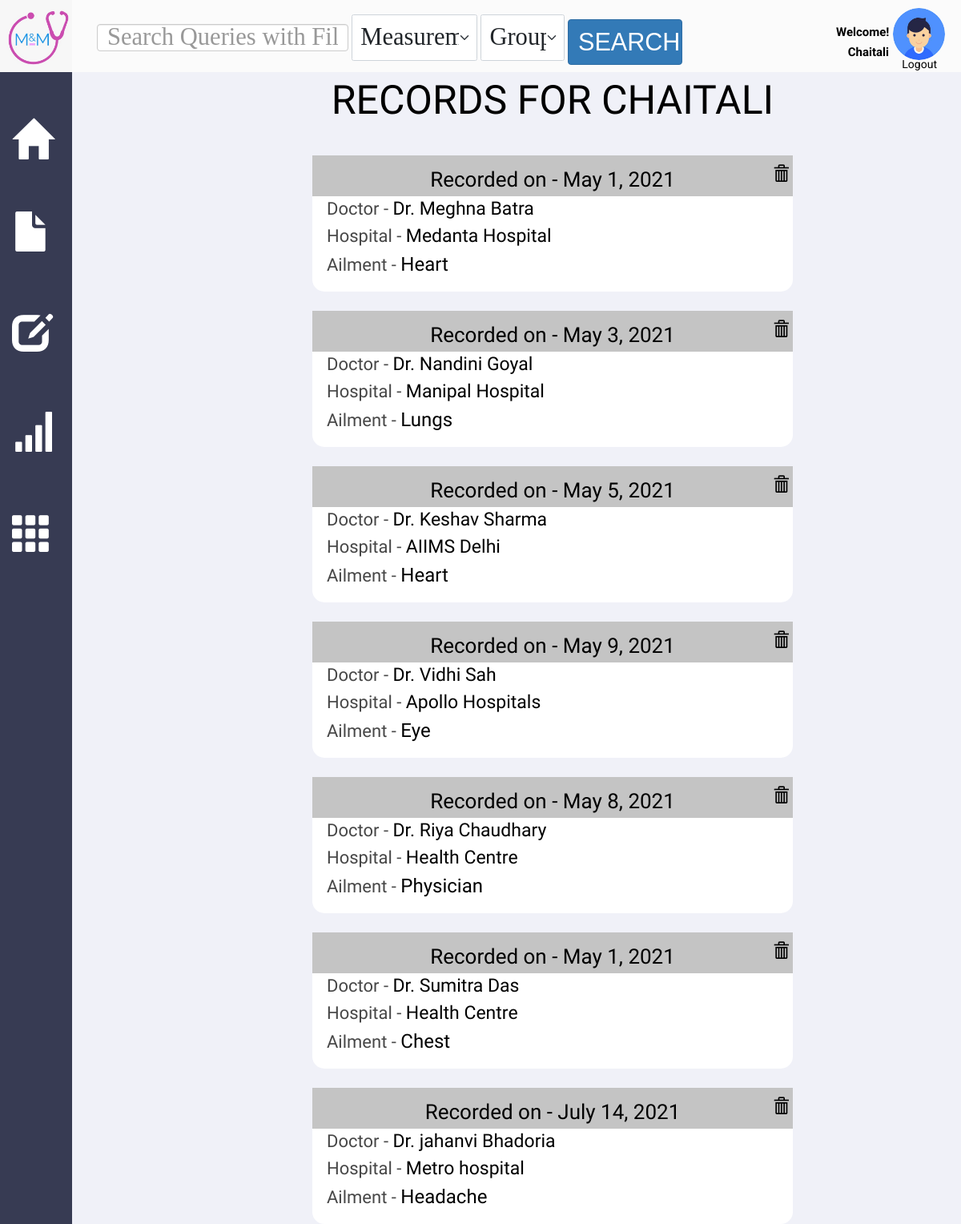
The app's page /record/view/ (signed in) with its own data.
### Record/models.py (models this page shows)
class Record(models.Model):
    patient = models.ForeignKey(User, on_delete=models.CASCADE)
    date = models.DateTimeField(default=timezone.now)
    doctor_name = models.CharField(max_length=100, blank=True)
    hospital_name = models.CharField(max_length=100, blank=True)
    ailment_type = models.CharField(max_length=100)

### Record/views.py (the view)
# urls.py: path('view/', views.view_records, name="view_records"),
def view_records(request):
    user = request.user
    if user.is_authenticated:
        records = Record.objects.filter(patient=user)
        print(records)
        return render(request, "view_records.html", {'records': records})
    return redirect('/login')

### Record/templates/view_records.html (shortened to what this page needs)
{% extends "base_page.html" %}
{% load static %}
{% block content %}
	<div class="v553_87">
		<div class="records_for">
				Records for {{user}}
		</div>
		{% for record in records %}
		<div class="record_box" onclick="directTo({{record.pk}})">
			<div class="v800">
			</div>
			<span class="record_date" >
				Recorded on - {{record.date.date}}
				<a href="/record/delete/{{ record.pk }}/" style="text-decoration: none; color: inherit;" onclick="return confirmation()">
					<span class="glyphicon glyphicon-trash" id="delete-icon"></span>
				</a>
			</span>
			<span class="record_doctor">
				<span class="doctor_label">
					Doctor -
				</span>
				<span class="doctor_name">
					{{record.doctor_name}}
				</span>
			</span>
			<span class="record_hospital">
				<span class="hospital_label">
					Hospital -
				</span>
				<span class="hospital_name">
					{{record.hospital_name}}
				</span>
			</span>
			<span class="record_ailment">
				<span class="ailment_label">
					Ailment  -
				</span>
				<span class="ailment">
					{{record.ailment_type}}
				</span>
			</span>
		</div>
		{% endfor %}
	</div>
{% endblock %}

### UserProfile/templates/base_page.html (shortened to what this page needs)
{% load static %}
<!DOCTYPE html>
<html>
    <head>
        <link href="{% static 'css/base_page.css' %}" rel="stylesheet" />
        <link href="{% static 'css/medicines_main.css' %}" rel="stylesheet" />
        <link href="{% static 'css/show_med.css' %}" rel="stylesheet"/>
        <link href="{% static 'css/dashboard1.css' %}" rel="stylesheet" />
        <link href="{% static 'css/allergy_form.css' %}" rel="stylesheet" />
        <link href="{% static 'css/allergy_main.css' %}" rel="stylesheet"/>
        <link href="{% static 'css/report_view.css' %}" rel="stylesheet" />
        <link href="{% static 'css/report_form.css' %}" rel="stylesheet" />
        <link href="{% static 'css/record_view.css' %}" rel="stylesheet" />
        <link href="{% static 'css/record_form.css' %}" rel="stylesheet" />
        <link href="{% static 'css/measurement.css' %}" rel="stylesheet" />
        <link href="{% static 'css/measurement_group_form.css' %}" rel="stylesheet" />
        <link href="{% static 'css/medicine_form.css' %}" rel="stylesheet" />
        <link href="{% static 'css/chart.css' %}" rel="stylesheet" />
        <link href="{% static 'css/blog.css' %}" rel="stylesheet" />
        <link rel="stylesheet" href="https://maxcdn.bootstrapcdn.com/bootstrap/3.3.7/css/bootstrap.min.css">
        <link href="{% static 'css/add_files.css' %}" rel="stylesheet" />
        <link href="{% static 'css/view_record.css' %}" rel="stylesheet" />
        <link href="{% static 'css/view_allergy.css' %}" rel="stylesheet" />
        <link href="{% static 'css/view_report.css' %}" rel="stylesheet" />
        <link href="https://cdn.jsdelivr.net/npm/bootstrap@5.0.0/dist/css/bootstrap.min.css" rel="stylesheet">
        <link rel="stylesheet" href="https://maxcdn.bootstrapcdn.com/bootstrap/3.3.7/css/bootstrap.min.css">
        <link rel="stylesheet" href="https://maxcdn.bootstrapcdn.com/bootstrap/3.4.0/css/bootstrap.min.css">
        <link rel="stylesheet" href="https://maxcdn.bootstrapcdn.com/bootstrap/3.4.0/css/bootstrap.min.css">
    </head>
    <body>
        <div class="v414_65">
            <div class= "upper_bar">
            <div class="search_form">
            <nav class="navbar navbar-expand-lg navbar-light bg-transparent" >
              <div class="container-fluid">
                  <div class="collapse navbar-collapse" id="navbarSupportedContent">
                  <form action="{% url 'search' %}" method="GET">
                    <input type="text" class="form-control" style="max-width: 30%; font-family: Georgia; font-size: 2vh;" name="search-query" id="search-query" placeholder="Search Queries with Filters">
                    <select class="form-select form-select-lg mb-3" style="font-family: Georgia; font-size: 2vh; max-width: 15%; display: inline;" id="search-for" onchange="setAttributesForModel()" name="search-for">
                        <option value="MeasurementGroup">MeasurementGroup</option>
                    </select>
                    <select class="form-select form-select-lg mb-3" style="font-family: Georgia; font-size: 2vh; max-width: 10%; display: inline;" id="search-by" name="search-by" onchange="setPlaceholders()">
                        <option class="attributes MeasurementGroup" value="Group-Name">Group-Name</option>
                    </select>
                    <button class="btn btn-primary" type="submit" onclick="btnclicked()" style="font-family: Helvetica; font-size: 2vh; max-width: 142.5px; display: inline;">Search</button>
                  </form>
                </div>
              </div>
            </nav>
        </div>
            </div>
            <div class="v414_66"></div>
                <a class="glyphicon glyphicon-home" href="/dashboard" id= "icon0" title="Dashboard"> </a>
                <a class="glyphicon glyphicon-file" href="/record/add" id= "icon1" title="Add Record"> </a>
                <a class="glyphicon glyphicon-edit" href="/report/add" id="icon2" title="Add Report"></a>
                <a class="glyphicon glyphicon-signal" href="/measure/add-measurement/" id="icon3" title="Add Measurements"></a>
                <a class="glyphicon glyphicon-th" href="/medicine/" id="icon4" title="Your Medicines"></a>
            <div class="v414_71">
                {% block content %}
                {% endblock content%}
            </div>
            <a class="v414_73" href="/dashboard"></a>
            </div>
            <div class="v414_88">
            </div>
                            <span class="v414_90">Welcome!</span>
                {% if user.is_authenticated %}
                <span class="name"> <span class="v414_89">{{user}}</span></span>
                    <span class="v277_74">
                    <a class="" style = " font-weight: Medium ; color: black; font-family: "Roboto" ; font-size: 14px" href="/logout">Logout</a>
                    </span>
                {% else %}
                    <span class="v277_74">
                    <a class="" style = " font-weight: Medium ; color: black; font-family: "Roboto" ; font-size: 14px" href="/login">Login</a>
                    </span>
                {% endif %}
    </body>
</html>

### static/css/base_page.css (style rules this page uses)
* { box-sizing: border-box; }
body { font-size: 14px; background: rgba(255,255,255,1); }
.search_form { margin-left: 90px; margin-top: 12px; min-width: 750px; }
.upper_bar { background: rgb(251 251 251); width: 100%; height: 100px; position: absolute; }
.v414_65 { width: 100%; height: 100%; background: rgb(240,242,249); opacity: 1; position: absolute; top: 0px; left: 0px; overflow: hidden; }
.v414_66 { width: 90px; height: 100%; background: rgba(55,59,83,1); opacity: 1; position: absolute; top: 90px; left: 0px; overflow: hidden; }
.name { color: #fff; width: 100%; }
.v414_71 { width: 100%; height: 100%; background: #F0F2F9; opacity: 1; position: absolute; top: 90px; left: 90px; overflow: scroll; margin-bottom: 90px; margin-right: 90px; }
.v414_73 { width: 80px; height: 70px; background: url("../images/logo.png"); background-repeat: no-repeat; background-position: center center; background-size: cover; opacity: 1; position: absolute; top: 12px; left: 8px; overflow: hidden; }
.v414_88 { width: 65px; height: 65px; background: url("../images/avatar.jpg"); background-repeat: no-repeat; background-size: cover; opacity: 1; position: absolute; top: 10px; right: 20px; border-radius: 50%; }
.v414_89 { width: 100%; color: rgba(0,0,0,1); position: absolute; top: 55px; right: 90px; font-family: Roboto; font-weight: bold; font-size: 15px; opacity: 1; text-align: right; }
.v414_90 { width: 101px; color: rgba(0,0,0,1); position: absolute; top: 30px; right: 55px; font-family: Roboto; font-weight: bold; font-size: 15px; opacity: 1; }
.name { color: #fff; }
.v277_74 { width: 100%; color: rgba(0,0,0,1); position: absolute; top: 70px; right: 30px; font-family: Roboto; font-weight: Medium; font-size: 14px; opacity: 1; text-align: right; }
#icon0 { width: 50px; color: rgba(255,255,255,1); position: absolute; top: 150px; left: 15px; font-size: 50px; opacity: 1; text-align: center; }
#icon1 { width: 50px; color: rgba(255,255,255,1); position: absolute; top: 265px; left: 15px; font-size: 50px; opacity: 1; text-align: center; }
#icon2 { width: 50px; color: rgba(255,255,255,1); position: absolute; top: 390px; left: 15px; font-size: 50px; opacity: 1; text-align: center; }
#icon3 { width: 50px; color: rgba(255,255,255,1); position: absolute; top: 515px; left: 15px; font-size: 50px; opacity: 1; text-align: center; }
#icon4 { width: 50px; color: rgba(255,255,255,1); position: absolute; top: 640px; left: 15px; font-size: 50px; opacity: 1; text-align: center; }

### static/css/medicines_main.css (style rules this page uses)
* { box-sizing: border-box; }
body { font-size: 14px; }

### static/css/show_med.css (style rules this page uses)
* { box-sizing: border-box; }
body { font-size: 14px; }
.v553_87 { width: 100%; height: 100%; background: rgba(240,241,248,1); opacity: ; position: absolute; top: -90px; left: 0px; overflow-y:scroll; overflow-x: hidden; }

### static/css/dashboard1.css (style rules this page uses)
* { box-sizing: border-box; }
body { font-size: 14px; }

### static/css/allergy_form.css (style rules this page uses)
* { box-sizing: border-box; }
body { font-size: 14px; }

### static/css/allergy_main.css (style rules this page uses)
* { box-sizing: border-box; }
body { font-size: 14px; }

### static/css/report_view.css (style rules this page uses)
* { box-sizing: border-box; }
body { font-size: 14px; background: #F0F2F9; }
.hospital_label { font-size: 22px; color: rgba(71,71,71,1); }

### static/css/report_form.css (style rules this page uses)
* { box-sizing: border-box; }
body { font-size: 14px; }

### static/css/record_form.css (style rules this page uses)
* { box-sizing: border-box; }
body { font-size: 14px; }

### static/css/measurement.css (style rules this page uses)
* { box-sizing: border-box; }
body { font-size: 14px; }

### static/css/measurement_group_form.css (style rules this page uses)
* { box-sizing: border-box; }
body { font-size: 14px; }

### static/css/medicine_form.css (style rules this page uses)
* { box-sizing: border-box; }
body { font-size: 14px; }

### static/css/blog.css (style rules this page uses)
*, *::before, *::after { box-sizing: border-box; }
html { background-color: #ecf9ff; }
body { color: #272727; font-family: 'Quicksand', serif; font-style: normal; font-weight: 400; letter-spacing: 0; padding: 2rem; }
.btn { color: #ffffff; padding: 0.8rem; font-size: 14px; text-transform: uppercase; border-radius: 4px; font-weight: 400; display: block; width: 100%; cursor: pointer; border: 1px solid rgba(255, 255, 255, 0.2); background: transparent; }

### static/css/add_files.css (style rules this page uses)
* { box-sizing: border-box; }
body { font-size: 14px; }

### static/css/view_record.css (style rules this page uses)
* { box-sizing: border-box; }
body { font-size: 14px; }

### static/css/view_allergy.css (style rules this page uses)
* { box-sizing: border-box; }
body { font-size: 14px; }

### static/css/view_report.css (style rules this page uses)
* { box-sizing: border-box; }
body { font-size: 14px; }

### records on screen
Record: date "May 1, 2021", doctor_name "Dr. Meghna Batra", hospital_name "Medanta Hospital", ailment_type "Heart"
Record: date "May 3, 2021", doctor_name "Dr. Nandini Goyal", hospital_name "Manipal Hospital", ailment_type "Lungs"
Record: date "May 5, 2021", doctor_name "Dr. Keshav Sharma", hospital_name "AIIMS Delhi", ailment_type "Heart"
Record: date "May 9, 2021", doctor_name "Dr. Vidhi Sah", hospital_name "Apollo Hospitals", ailment_type "Eye"
Record: date "May 8, 2021", doctor_name "Dr. Riya Chaudhary", hospital_name "Health Centre", ailment_type "Physician"
Record: date "May 1, 2021", doctor_name "Dr. Sumitra Das", hospital_name "Health Centre", ailment_type "Chest"
Record: date "July 14, 2021", doctor_name "Dr. jahanvi Bhadoria", hospital_name "Metro hospital", ailment_type "Headache"

### other values on screen
{{ user }} "CHAITALI"
{{ user }} "Chaitali"
